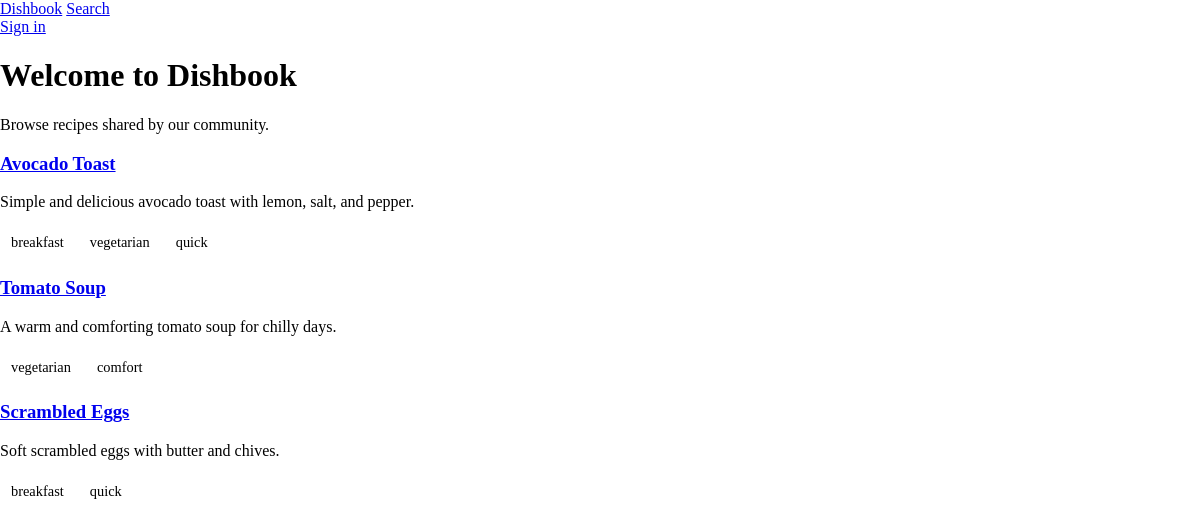
The page / on the database its author committed.
### dishbook/models.py (models this page shows, shortened)
class Recipe(models.Model):
    title = models.CharField(max_length=200)
    description = models.TextField()
    prep_time_minutes = models.IntegerField(default=0)
    cook_time_minutes = models.IntegerField(default=0)
    serves = models.IntegerField(default=1)
    author = models.ForeignKey(User, on_delete=models.CASCADE)
    photo = models.ImageField(upload_to="media/", null=True, blank=True)
    is_public = models.BooleanField(default=True)
    tags = models.ManyToManyField(Tag, blank=True)

class Tag(models.Model):
    name = models.CharField(max_length=40)

### dishbook/views.py (the view)
# urls.py: path("", views.index, name="index"),
def index(request):
    recipes = Recipe.objects.filter(is_public=True).select_related("author")[:6]
    return render(request, "index.html", {"recipes": recipes})

### dishbook/templates/index.html (shortened to what this page needs)
{% extends "base.html" %}
{% block content %}
<h1>Welcome to Dishbook</h1>
<p>Browse recipes shared by our community.</p>
<div class="recipes-list">
    {% for recipe in recipes %}
        {% include "recipe_card.html" with recipe=recipe %}
    {% empty %}
        <p>No recipes yet.</p>
    {% endfor %}
</div>
{% endblock %}

### dishbook/templates/recipe_card.html (shortened to what this page needs)
<div class="recipe-card">
    <h3><a href="/recipe/{{ recipe.id }}/">{{ recipe.title }}</a></h3>
    <p class="recipe-description">{{ recipe.description|truncatewords:16 }}</p>
    <div class="recipe-tags">
        {% for tag in recipe.tags.all %}
            <span class="tag">{{ tag.name }}</span>
        {% endfor %}
    </div>
</div>

### static/main.css (style rules this page uses)
.recipe-card { flex: 1 1 250px; }
.tag { display: inline-block; padding: 4px 8px; margin: 3px; border-radius: 4px; font-size: 0.9em; }
body { margin: 0; }

### rows shown on the page
Recipe: title "Avocado Toast", description "Simple and delicious avocado toast with lemon, salt, and pepper."
Tag: name "breakfast"
Tag: name "vegetarian"
Tag: name "quick"
Recipe: title "Tomato Soup", description "A warm and comforting tomato soup for chilly days."
Tag: name "comfort"
Recipe: title "Scrambled Eggs", description "Soft scrambled eggs with butter and chives."
